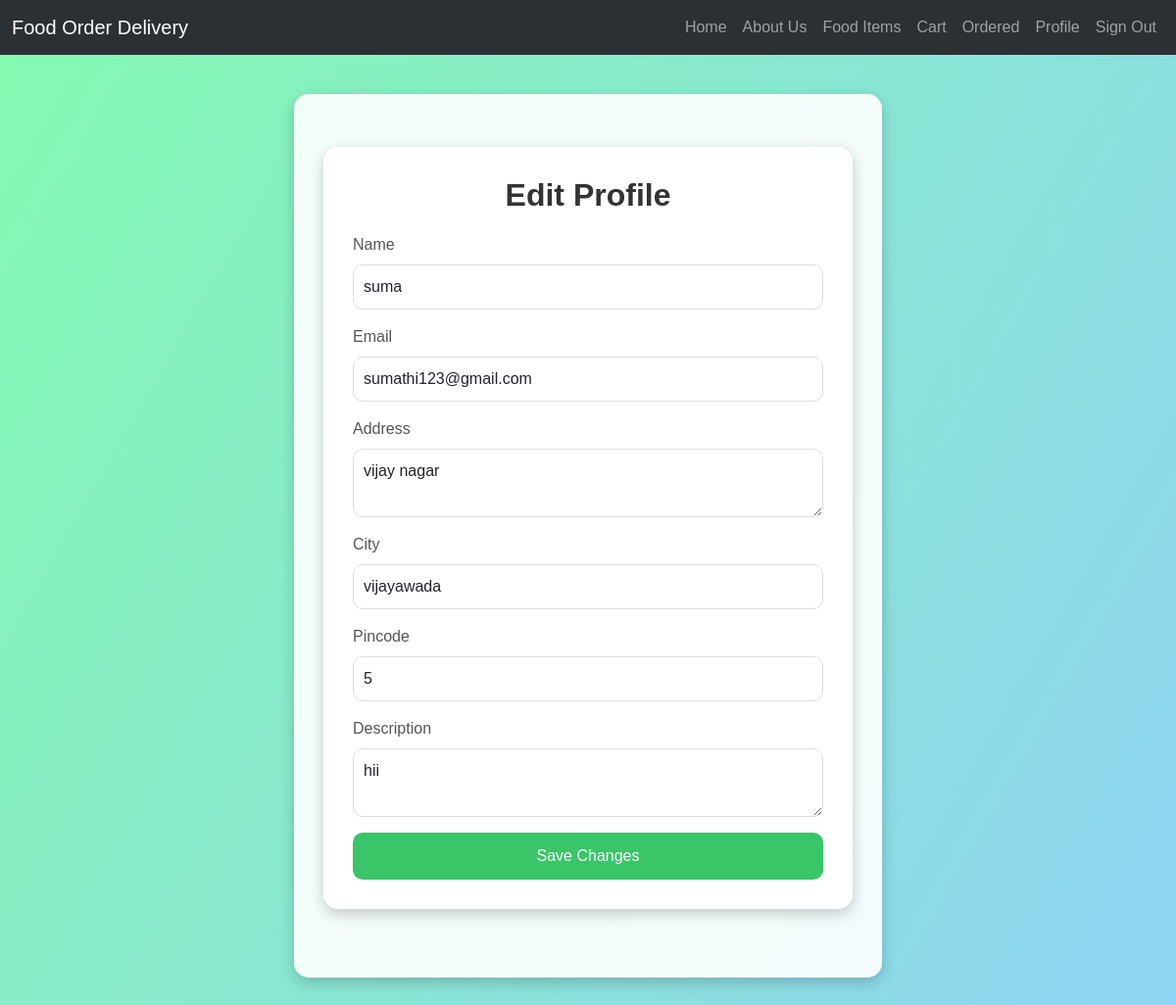
The app's page /customer/profile/edit/ (signed in) with its own data.
### customer/models.py (models this page shows, shortened)
class Customer(models.Model):
    emailId = models.EmailField(max_length=200, unique=True)  # Use snake_case for consistency
    password = models.CharField(max_length=128)  # Increased to 128 for better password handling
    name = models.CharField(max_length=200)
    street = models.TextField()
    description = models.TextField(null=True, blank=True)
    pincode = models.IntegerField()
    city = models.CharField(max_length=100)
    created = models.DateTimeField(auto_now_add=True)

### customer/views.py (the view, shortened to what this page needs)
# urls.py: path('profile/edit/', views.profile_edit, name='edit_profile'),
def profile_edit(request):
    user_id = request.session.get('user_id')
    if not user_id:
        return redirect('customer:login')
    customer = Customer.objects.get(id=user_id)
    return render(request, 'customer/profile_edit.html', {'user': customer})

### customer/templates/customer/profile_edit.html (shortened to what this page needs)
{% extends "accounts/base.html" %} {% block title %}Edit Profile{% endblock %}
{% block content %}
<div class="container mt-4">
  <h2>Edit Profile</h2>
  <form method="POST" enctype="multipart/form-data">
    <div class="mb-3">
      <label for="name" class="form-label">Name</label>
      <input
        type="text"
        class="form-control"
        id="name"
        name="name"
        value="{{ user.name }}"
      />
    </div>
    <div class="mb-3">
      <label for="emailId" class="form-label">Email</label>
      <input
        type="email"
        class="form-control"
        id="emailId"
        name="emailId"
        value="{{ user.emailId }}"
        readonly
      />
    </div>
    <div class="mb-3">
      <label for="street" class="form-label">Address</label>
      <textarea class="form-control" id="street" name="street">
{{ user.street }}</textarea
      >
    </div>
    <div class="mb-3">
      <label for="city" class="form-label">City</label>
      <input
        type="text"
        class="form-control"
        id="city"
        name="city"
        value="{{ user.city }}"
      />
    </div>
    <div class="mb-3">
      <label for="pincode" class="form-label">Pincode</label>
      <input
        type="text"
        class="form-control"
        id="pincode"
        name="pincode"
        value="{{ user.pincode }}"
      />
    </div>
    <div class="mb-3">
      <label for="description" class="form-label">Description</label>
      <textarea class="form-control" id="description" name="description">
{{ user.description }}</textarea
      >
    </div>
    <button type="submit" class="btn btn-success">Save Changes</button>
  </form>
</div>
{% endblock %}

### customer/templates/customer/profile_edit.html (style rules this page uses)
body { background: linear-gradient( 120deg, #84fab0, #8fd3f4 ); background-size: cover; min-height: 100vh; font-family: Arial, sans-serif; }
.container { background-color: rgba( 255, 255, 255, 0.9 ); border-radius: 15px; padding: 30px; box-shadow: 0 5px 15px rgba(0, 0, 0, 0.2); max-width: 600px; margin: 40px auto; }
h2 { text-align: center; color: #333; margin-bottom: 20px; font-weight: bold; }
.form-label { font-weight: 500; color: #555; }
.form-control { border-radius: 10px; padding: 10px; border: 1px solid #ddd; font-size: 16px; }
.btn-success { width: 100%; background: #3ac569; border: none; border-radius: 10px; padding: 12px; font-size: 16px; color: white; transition: background 0.3s ease; }
.mb-3 { margin-bottom: 20px; }
textarea.form-control { resize: vertical; }

### records on screen
Customer: name "suma", emailId "sumathi123@gmail.com", street "vijay nagar", city "vijayawada", pincode "5", description "hii"
